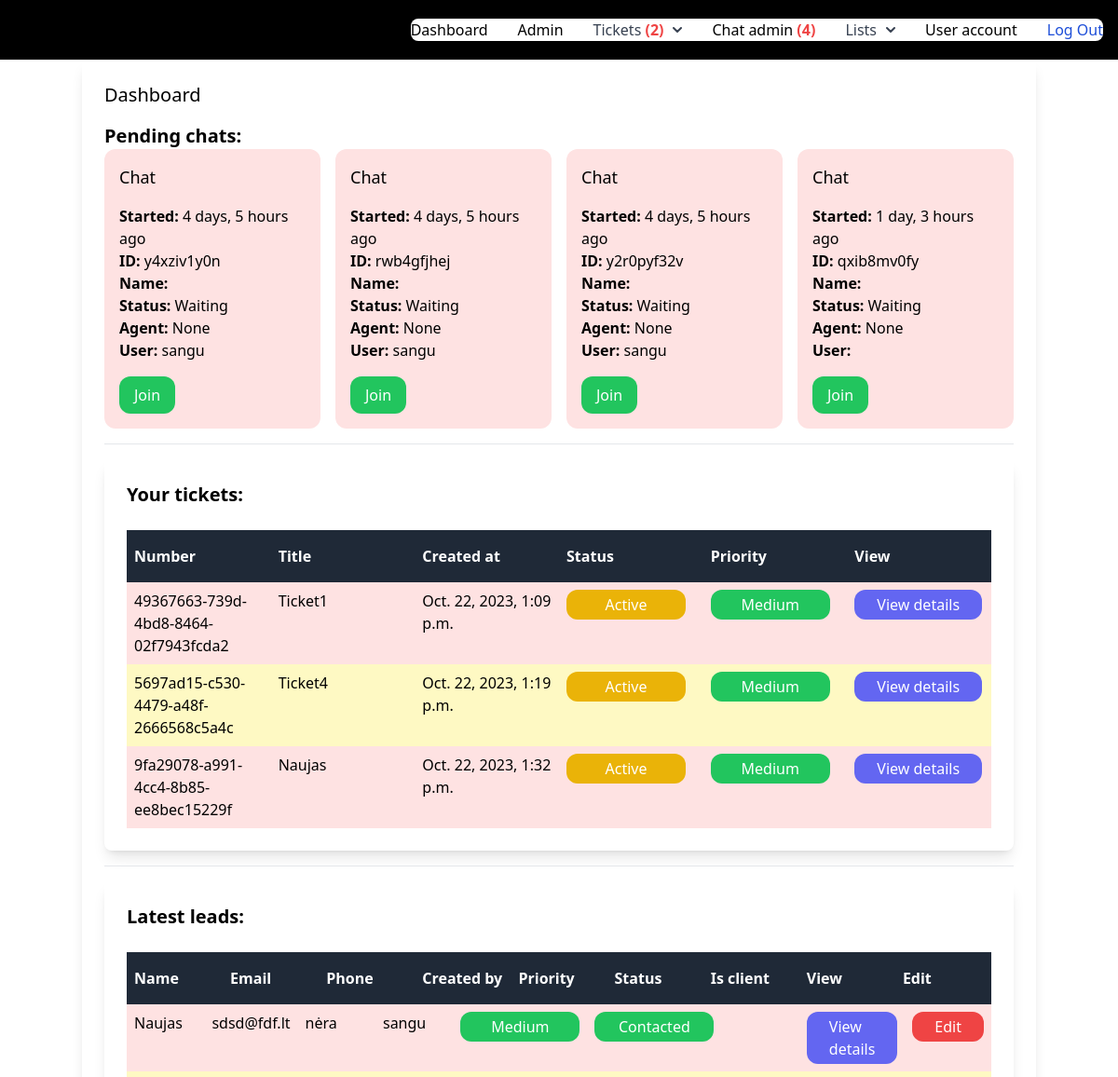
Before: / (signed in, upper part) with the older database file.
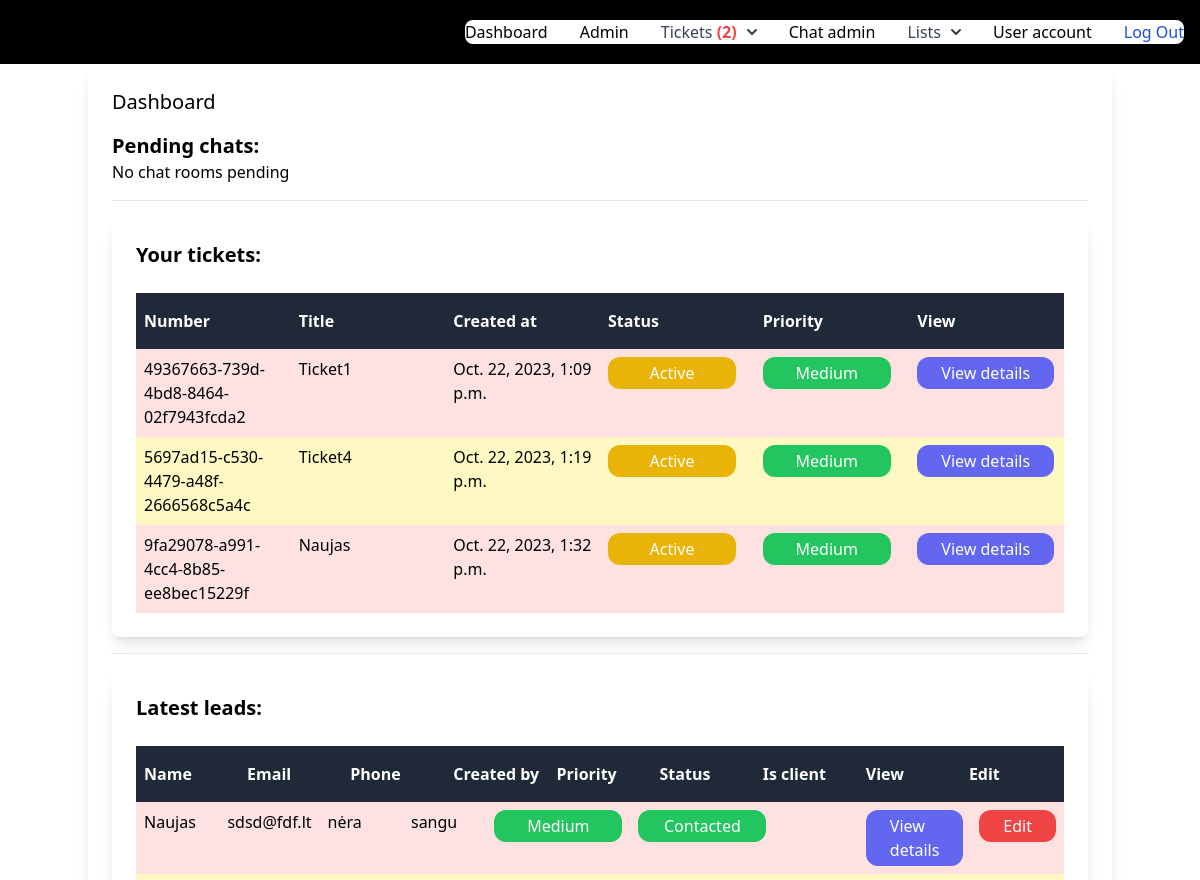
After: the same page with the newer database file.
### chat/models.py (models this page shows, shortened)
class Room(models.Model):
    ACTIVE = 'active'
    WAITING = 'waiting'
    CLOSED = 'closed'
    CHOICES_STATUS = (
        (ACTIVE, 'Active'),
        (WAITING, 'Waiting'),
        (CLOSED, 'Closed'),
    )
    uuid = models.CharField(max_length=255)
    chat_user = models.CharField(max_length=255)
    agent = models.ForeignKey(User, related_name='rooms', blank=True, null=True, on_delete=models.SET_NULL)
    messages = models.ManyToManyField(Message, blank=True)
    url = models.CharField(max_length=255, blank=True, null=True)
    status = models.CharField(max_length=15, choices=CHOICES_STATUS, default=WAITING)
    created_at = models.DateTimeField(auto_now_add=True)
    class Meta:
        ordering = ('created_at',)

### ticket/models.py (models this page shows, shortened)
class Ticket(models.Model):
    ACTIVE = 'active'
    COMPLETED = 'completed'
    PENDING = 'pending'
    CHOICES_STATUS = (
        (ACTIVE, 'Active'),
        (COMPLETED, 'Completed'),
        (PENDING, 'Pending'),
    )
    LOW = 'low'
    MEDIUM = 'medium'
    HIGH = 'high'
    CHOICES_PRIORITY = (
        (LOW, 'Low'),
        (MEDIUM, 'Medium'),
        (HIGH, 'High'),
    )
    ticket_number = models.UUIDField(default=uuid.uuid4)
    title = models.CharField(max_length=100)
    description = models.TextField(blank=True, null=True)
    created_by = models.ForeignKey(User, related_name='tickets', on_delete=models.CASCADE)
    created_at = models.DateTimeField(auto_now_add=True)
    modified_at = models.DateTimeField(auto_now=True)
    assign_to = models.ForeignKey(User, on_delete=models.DO_NOTHING, null=True, blank=True)
    is_resolved = models.BooleanField(default=False)
    accepted_at = models.DateTimeField(null=True, blank=True)
    closed_at = models.DateTimeField(null=True, blank=True)
    status = models.CharField(max_length=15, choices=CHOICES_STATUS, default=PENDING)
    priority = models.CharField(max_length=15, choices=CHOICES_PRIORITY, default=MEDIUM)

### leads/models.py (models this page shows, shortened)
class Lead(models.Model):
    LOW = 'low'
    MEDIUM = 'medium'
    HIGH = 'high'
    CHOICES_PRIORITY = (
        (LOW, 'Low'),
        (MEDIUM, 'Medium'),
        (HIGH, 'High'),
    )
    NEW = 'new'
    CONTACTED = 'contacted'
    WON = 'won'
    LOST = 'lost'
    CHOICES_STATUS = (
        (NEW, 'New'),
        (CONTACTED, 'Contacted'),
        (WON, 'Won'),
        (LOST, 'Lost'),
    )
    team = models.ForeignKey(Team, related_name='leads', on_delete=models.CASCADE, null=True, blank=True)
    name = models.CharField(max_length=255)
    email = models.EmailField(null=True, blank=True)
    phone = models.CharField(max_length=100, null=True, blank=True)
    description = models.TextField(blank=True, null=True)
    priority = models.CharField(max_length=10, choices=CHOICES_PRIORITY, default=MEDIUM)
    status = models.CharField(max_length=10, choices=CHOICES_STATUS, default=NEW)
    is_client = models.BooleanField(default=False)
    created_by = models.ForeignKey(User, related_name='leads', on_delete=models.CASCADE)
    created_at = models.DateTimeField(auto_now_add=True)
    modified_at = models.DateTimeField(auto_now=True)

### user/models.py (models this page shows)
class User(AbstractUser):
    phone = models.TextField(blank=True, null=True)
    is_customer = models.BooleanField(default=True)
    is_manager = models.BooleanField(default=False)

### app/views.py (the view)
# urls.py: path('', index, name='index'),
def index(request):
    if request.user.is_authenticated:
        if request.user.is_manager:
            team = request.user.userprofile.active_team
            leads = Lead.objects.filter(team=team).order_by('-created_at')[0:5]
            clients = Client.objects.filter(team=team).order_by('-created_at')[0:5]
            tickets = Ticket.objects.filter(assign_to=request.user, is_resolved=False)[0:5]
            rooms = Room.objects.filter(status=Room.WAITING)
            return render(request, 'dashboard/dashboard.html', {
                'leads': leads,
                'clients': clients,
                'tickets': tickets,
                'rooms': rooms,
            })
        if request.user.is_customer:
            tickets = Ticket.objects.filter(created_by=request.user, is_resolved=False)[0:5]
            return render(request, 'dashboard/dashboard.html', {
                'tickets': tickets,
            })
    else:
        return redirect('/log-in')

### chat/context_processors.py (called while the page is built)
def chat_waiting(request):
    waiting_chat = Room.objects.filter(status='waiting')
    return {'waiting_chat': waiting_chat}

### team/context_processors.py (called while the page is built)
def active_team(request):
    if request.user.is_authenticated:
        if request.user.userprofile.active_team:
            active_team = request.user.userprofile.active_team
        else:
            active_team = Team.objects.filter(created_by=request.user)[0]
    else:
        active_team = None
    return {'active_team': active_team}

### ticket/context_processors.py (called while the page is built)
def pending_tickets(request):
    pending_tickets = 0
    if request.user.is_authenticated:
        if request.user.is_manager:
            pending_tickets = Ticket.objects.filter(status='pending')
        else:
            pending_tickets = pending_tickets
    else:
        pending_tickets = pending_tickets
    return {'pending_tickets': pending_tickets}

def workspace_tickets(request):
    if request.user.is_authenticated:
        workspace_tickets = Ticket.objects.filter(assign_to=request.user, is_resolved=False)
    else:
        workspace_tickets = 0
    return {'workspace_tickets': workspace_tickets}

### dashboard/templates/dashboard/dashboard.html (shortened to what the changed rows need)
{% extends 'app/base.html'  %}
{% block content %}
{% if request.user.is_manager %}
<div class="container mx-auto shadow-lg rounded-lg py-6 px-6">
    <h1 class="mb-4 text-xl">Dashboard</h1>
    <h1 class="text-xl font-semibold">Pending chats:</h1>
    <div class="grid grid-cols-4 gap-4">
        {% for room in rooms %}
        <div class="p-4 rounded-xl {% if room.status == 'waiting' %}bg-red-100{% elif room.status == 'active' %}bg-yellow-100{% else %}bg-gray-100{% endif %}">
            <h3 class="mb-4 text-lg">Chat</h3>
            <p>
                <b>Started: </b>{{ room.created_at|timesince }} ago<br>
                <b>ID: </b>{{ room.uuid }}<br>
                <b>Name: </b>{{ room.client }}<br>
                <b>Status: </b>{{ room.get_status_display }}<br>
                <b>Agent: </b>{% firstof room.agent.username 'None' %}<br>
                <b>User: </b>{{ room.chat_user }}<br>
            </p>
            <a href="{% url 'chat:room' room.uuid %}" class="mt-4 inline-block py-2 px-4 rounded-xl bg-green-500 text-white">Join</a>
        </div>
        {% empty %}
        <p>No chat rooms pending</p>
        {% endfor %}
    </div>
    <div class="container mx-auto shadow-lg rounded-lg py-6 px-6">
        <h1 class="text-xl font-semibold">Your tickets:</h1>
        {% for ticket in tickets %}
        <div class="flex justify-between">
            <p class="py-2 px-2 w-full {% cycle 'bg-red-100' 'bg-yellow-100' %}">
                {{ ticket.ticket_number }}
            </p>
            <p class="py-2 px-2 w-full {% cycle 'bg-red-100' 'bg-yellow-100' %}">
                {{ ticket.title }}
            </p>
            <p class="py-2 px-2 w-full {% cycle 'bg-red-100' 'bg-yellow-100' %}">
                {{ ticket.created_at }}
            </p>
            <p class="py-2 px-2 w-full {% cycle 'bg-red-100' 'bg-yellow-100' %}">
                {% if ticket.status == 'active' %}
                <span class="inline-block py-1 px-6 bg-yellow-500 rounded-xl text-white w-32 text-center">{{ ticket.get_status_display }}</span>
                {% elif ticket.status == 'completed' %}
                <span class="inline-block py-1 px-6 bg-black rounded-xl text-white w-32 text-center">{{ ticket.get_status_display }}</span>
                {% elif ticket.status == 'pending' %}
                <span class="inline-block py-1 px-6 bg-red-500 rounded-xl text-white w-32 text-center">{{ ticket.get_status_display }}</span>
                {% endif %}
            </p>
            <p class="py-2 px-2 w-full {% cycle 'bg-red-100' 'bg-yellow-100' %}">
                {% if ticket.priority == 'low' %}
                <span class="inline-block py-1 px-6 bg-yellow-500 rounded-xl text-white w-32 text-center">{{ ticket.get_priority_display }}</span>
                {% elif ticket.priority == 'medium' %}
                <span class="inline-block py-1 px-6 bg-green-500 rounded-xl text-white w-32 text-center">{{ ticket.get_priority_display }}</span>
                {% elif ticket.priority == 'high' %}
                <span class="inline-block py-1 px-6 bg-red-500 rounded-xl text-white w-32 text-center">{{ ticket.get_priority_display }}</span>
                {% endif %}
            </p>
            <p class="py-2 px-2 w-full {% cycle 'bg-red-100' 'bg-yellow-100' %}">
                <a href="{% url 'tickets:detail' ticket.id %}" class="inline-block py-1 px-6 bg-indigo-500 rounded-xl text-white">View details</a>
            </p>
        </div>
        {% empty %}
        <p>You have no tickets</p>
        {% endfor %}
    </div>
    <div class="container mx-auto shadow-lg rounded-lg py-6 px-6">
        <h1 class="text-xl font-semibold">Latest leads:</h1>
        {% if leads %}
        {% for lead in leads %}
        <div class="flex justify-between">
            <p class="py-2 px-2 w-full {% cycle 'bg-red-100' 'bg-yellow-100' %}">
                {{ lead.name }}
            </p>
            <p class="py-2 px-2 w-full {% cycle 'bg-red-100' 'bg-yellow-100' %}">
                {{ lead.email }}
            </p>
            <p class="py-2 px-2 w-full {% cycle 'bg-red-100' 'bg-yellow-100' %}">
                {{ lead.phone }}
            </p>
            <p class="py-2 px-2 w-full {% cycle 'bg-red-100' 'bg-yellow-100' %}">
                {{ lead.created_by }}
            </p>
            <p class="py-2 px-2 w-full {% cycle 'bg-red-100' 'bg-yellow-100' %}">
                {% if lead.priority == 'low' %}
                <span class="inline-block py-1 px-6 bg-yellow-500 rounded-xl text-white w-32 text-center">{{ lead.get_priority_display }}</span>
                {% elif lead.priority == 'medium' %}
                <span class="inline-block py-1 px-6 bg-green-500 rounded-xl text-white w-32 text-center">{{ lead.get_priority_display }}</span>
                {% elif lead.priority == 'high' %}
                <span class="inline-block py-1 px-6 bg-red-500 rounded-xl text-white w-32 text-center">{{ lead.get_priority_display }}</span>
                {% endif %}
            </p>
            <p class="py-2 px-2 w-full {% cycle 'bg-red-100' 'bg-yellow-100' %}">
                {% if lead.status == 'new' %}
                <span class="inline-block py-1 px-6 bg-yellow-500 rounded-xl text-white w-32 text-center">{{ lead.get_status_display }}</span>
                {% elif lead.status == 'contacted' %}
                <span class="inline-block py-1 px-6 bg-green-500 rounded-xl text-white w-32 text-center">{{ lead.get_status_display }}</span>
                {% elif lead.status == 'won' %}
                <span class="inline-block py-1 px-6 bg-blue-500 rounded-xl text-white w-32 text-center">{{ lead.get_status_display }}</span>
                {% elif lead.status == 'lost' %}
                <span class="inline-block py-1 px-6 bg-black rounded-xl text-white w-32 text-center">{{ lead.get_status_display }}</span>
                {% endif %}
            </p>
            <p class="py-2 px-2 w-full {% cycle 'bg-red-100' 'bg-yellow-100' %}">
            </p>
            <p class="py-2 px-2 w-full {% cycle 'bg-red-100' 'bg-yellow-100' %}">
                <a href="{% url 'leads:detail' lead.id %}" class="inline-block py-1 px-6 bg-indigo-500 rounded-xl text-white">View details</a>
            </p>
            <p class="py-2 px-2 w-full {% cycle 'bg-red-100' 'bg-yellow-100' %}">
                <a href="{% url 'leads:edit' lead.id %}" class="inline-block py-1 px-6 bg-red-500 rounded-xl text-white">Edit</a>
            </p>
        </div>
        {% endfor %}
        {% else %}
        <p class="mt-6 px-2">There are no leads in the database yet...</p>
        {% endif %}
    </div>
</div>
{% endif %}
{% endblock %}

Changed rows visible on the page:
removed Room: created_at "4 days, 5 hours", uuid "y4xziv1y0n", status "Waiting", agent "None", chat_user "sangu"
removed Room: created_at "4 days, 5 hours", uuid "rwb4gfjhej", status "Waiting", agent "None", chat_user "sangu"
removed Room: created_at "4 days, 5 hours", uuid "y2r0pyf32v", status "Waiting", agent "None", chat_user "sangu"
removed Room: created_at "1 day, 3 hours", uuid "qxib8mv0fy", status "Waiting", agent "None"
Other visible differences:
{{ waiting_chat.count }}: "4" → (not shown)
text now shown: "No chat rooms pending"
